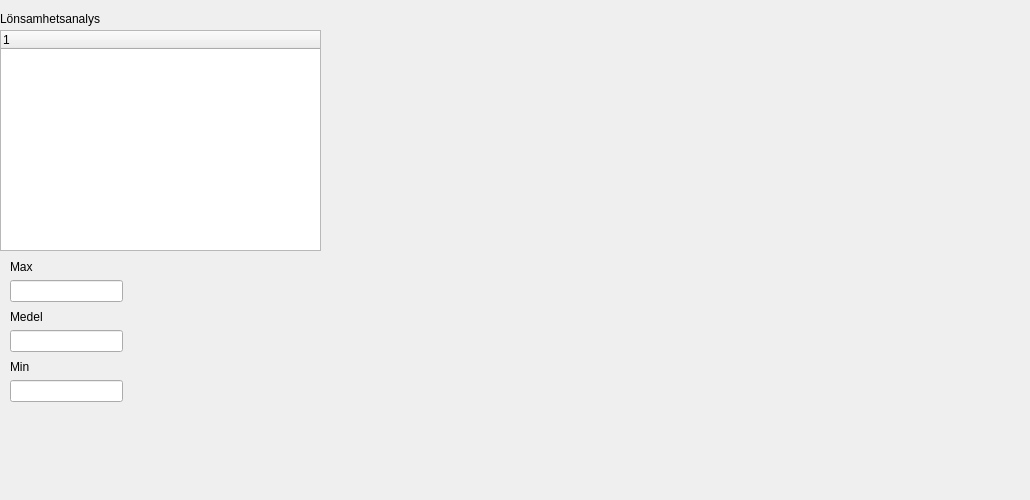
       <widget class="QWidget" name="tab_21">
        <attribute name="title">
         <string>Vmrg</string>
        </attribute>
        <widget class="QwtPlot" name="qwtPlotProfitMargin">
         <property name="geometry">
          <rect>
           <x>340</x>
           <y>10</y>
           <width>681</width>
           <height>481</height>
          </rect>
         </property>
        </widget>
        <widget class="QLineEdit" name="lineEditMaxProfitMargin">
         <property name="geometry">
          <rect>
           <x>10</x>
           <y>280</y>
           <width>113</width>
           <height>22</height>
          </rect>
         </property>
        </widget>
        <widget class="QLabel" name="label_78">
         <property name="geometry">
          <rect>
           <x>10</x>
           <y>360</y>
           <width>59</width>
           <height>14</height>
          </rect>
         </property>
         <property name="text">
          <string>Min</string>
         </property>
        </widget>
        <widget class="QLabel" name="labelResProfitMargin">
         <property name="geometry">
          <rect>
           <x>20</x>
           <y>280</y>
           <width>131</width>
           <height>16</height>
          </rect>
         </property>
         <property name="text">
          <string/>
         </property>
        </widget>
        <widget class="QLineEdit" name="lineEditAvgProfitMargin">
         <property name="geometry">
          <rect>
           <x>10</x>
           <y>330</y>
           <width>113</width>
           <height>22</height>
          </rect>
         </property>
        </widget>
        <widget class="QLineEdit" name="lineEditMinProfitMargin">
         <property name="geometry">
          <rect>
           <x>10</x>
           <y>380</y>
           <width>113</width>
           <height>22</height>
          </rect>
         </property>
        </widget>
        <widget class="QLabel" name="label_79">
         <property name="geometry">
          <rect>
           <x>10</x>
           <y>260</y>
           <width>59</width>
           <height>14</height>
          </rect>
         </property>
         <property name="text">
          <string>Max</string>
         </property>
        </widget>
        <widget class="QLabel" name="label_80">
         <property name="geometry">
          <rect>
           <x>10</x>
           <y>310</y>
           <width>59</width>
           <height>14</height>
          </rect>
         </property>
         <property name="text">
          <string>Medel</string>
         </property>
        </widget>
        <widget class="QLabel" name="label_89">
         <property name="geometry">
          <rect>
           <x>0</x>
           <y>10</y>
           <width>181</width>
           <height>17</height>
          </rect>
         </property>
         <property name="text">
          <string>Lönsamhetsanalys</string>
         </property>
        </widget>
        <widget class="QTreeWidget" name="treeWidgetProfit">
         <property name="geometry">
          <rect>
           <x>0</x>
           <y>30</y>
           <width>321</width>
           <height>221</height>
          </rect>
         </property>
         <property name="font">
          <font>
           <pointsize>9</pointsize>
          </font>
         </property>
         <column>
          <property name="text">
           <string notr="true">1</string>
          </property>
         </column>
        </widget>
        <zorder>qwtPlotProfitMargin</zorder>
        <zorder>lineEditMaxProfitMargin</zorder>
        <zorder>label_78</zorder>
        <zorder>labelResProfitMargin</zorder>
        <zorder>lineEditAvgProfitMargin</zorder>
        <zorder>lineEditMinProfitMargin</zorder>
        <zorder>label_79</zorder>
        <zorder>label_80</zorder>
        <zorder>treeWidgetProfit</zorder>
        <zorder>label_89</zorder>
       </widget>
